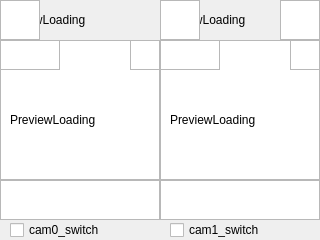
<?xml version="1.0" encoding="UTF-8"?>
<ui version="4.0">
 <class>IPCModeWindow</class>
 <widget class="QDialog" name="IPCModeWindow">
  <property name="enabled">
   <bool>true</bool>
  </property>
  <property name="geometry">
   <rect>
    <x>0</x>
    <y>0</y>
    <width>320</width>
    <height>240</height>
   </rect>
  </property>
  <property name="windowTitle">
   <string>IPCModeWindow</string>
  </property>
  <widget class="QGraphicsView" name="gv_cam0">
   <property name="geometry">
    <rect>
     <x>0</x>
     <y>40</y>
     <width>160</width>
     <height>140</height>
    </rect>
   </property>
  </widget>
  <widget class="QGraphicsView" name="gv_cam1">
   <property name="geometry">
    <rect>
     <x>160</x>
     <y>40</y>
     <width>160</width>
     <height>140</height>
    </rect>
   </property>
  </widget>
  <widget class="QLabel" name="tl_loading_0">
   <property name="geometry">
    <rect>
     <x>10</x>
     <y>100</y>
     <width>120</width>
     <height>40</height>
    </rect>
   </property>
   <property name="text">
    <string>PreviewLoading</string>
   </property>
  </widget>
  <widget class="QLabel" name="tl_loading_1">
   <property name="geometry">
    <rect>
     <x>170</x>
     <y>100</y>
     <width>140</width>
     <height>40</height>
    </rect>
   </property>
   <property name="text">
    <string>PreviewLoading</string>
   </property>
  </widget>
  <widget class="QLabel" name="rtsp_url0">
   <property name="geometry">
    <rect>
     <x>0</x>
     <y>0</y>
     <width>160</width>
     <height>40</height>
    </rect>
   </property>
   <property name="text">
    <string>PreviewLoading</string>
   </property>
  </widget>
  <widget class="QLabel" name="rtsp_url1">
   <property name="geometry">
    <rect>
     <x>160</x>
     <y>0</y>
     <width>160</width>
     <height>40</height>
    </rect>
   </property>
   <property name="text">
    <string>PreviewLoading</string>
   </property>
  </widget>
  <widget class="QGraphicsView" name="takepic_btn0">
   <property name="geometry">
    <rect>
     <x>0</x>
     <y>180</y>
     <width>160</width>
     <height>40</height>
    </rect>
   </property>
  </widget>
  <widget class="QGraphicsView" name="takepic_btn1">
   <property name="geometry">
    <rect>
     <x>160</x>
     <y>180</y>
     <width>160</width>
     <height>40</height>
    </rect>
   </property>
  </widget>
  <widget class="QGraphicsView" name="cam0_set_btn">
   <property name="geometry">
    <rect>
     <x>130</x>
     <y>40</y>
     <width>30</width>
     <height>30</height>
    </rect>
   </property>
  </widget>
  <widget class="QGraphicsView" name="cam1_set_btn">
   <property name="geometry">
    <rect>
     <x>290</x>
     <y>40</y>
     <width>30</width>
     <height>30</height>
    </rect>
   </property>
  </widget>
  <widget class="QGraphicsView" name="cam0_hint">
   <property name="geometry">
    <rect>
     <x>0</x>
     <y>0</y>
     <width>40</width>
     <height>40</height>
    </rect>
   </property>
  </widget>
  <widget class="QGraphicsView" name="cam1_hint">
   <property name="geometry">
    <rect>
     <x>160</x>
     <y>0</y>
     <width>40</width>
     <height>40</height>
    </rect>
   </property>
  </widget>
  <widget class="QCheckBox" name="cam0_switch">
   <property name="geometry">
    <rect>
     <x>10</x>
     <y>220</y>
     <width>140</width>
     <height>20</height>
    </rect>
   </property>
   <property name="text">
    <string>cam0_switch</string>
   </property>
  </widget>
  <widget class="QCheckBox" name="cam1_switch">
   <property name="geometry">
    <rect>
     <x>170</x>
     <y>220</y>
     <width>140</width>
     <height>20</height>
    </rect>
   </property>
   <property name="text">
    <string>cam1_switch</string>
   </property>
  </widget>
  <widget class="QGraphicsView" name="gv_cam0_snap">
   <property name="geometry">
    <rect>
     <x>0</x>
     <y>40</y>
     <width>60</width>
     <height>30</height>
    </rect>
   </property>
  </widget>
  <widget class="QGraphicsView" name="gv_cam1_snap">
   <property name="geometry">
    <rect>
     <x>160</x>
     <y>40</y>
     <width>60</width>
     <height>30</height>
    </rect>
   </property>
  </widget>
  <widget class="QGraphicsView" name="gv_shutdown">
   <property name="geometry">
    <rect>
     <x>280</x>
     <y>0</y>
     <width>40</width>
     <height>40</height>
    </rect>
   </property>
  </widget>
 </widget>
 <resources/>
 <connections/>
</ui>
